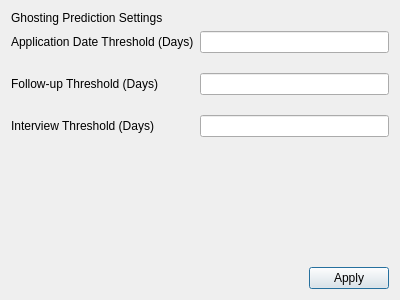
<?xml version="1.0" encoding="UTF-8"?>
<ui version="4.0">
 <class>AppSettingsWindow</class>
 <widget class="QDialog" name="AppSettingsWindow">
  <property name="geometry">
   <rect>
    <x>0</x>
    <y>0</y>
    <width>400</width>
    <height>300</height>
   </rect>
  </property>
  <property name="windowTitle">
   <string>Job Application Tracker Settings</string>
  </property>
  <layout class="QVBoxLayout" name="verticalLayout" stretch="0,0,1">
   <item>
    <widget class="QLabel" name="label_4">
     <property name="sizePolicy">
      <sizepolicy hsizetype="Preferred" vsizetype="Fixed">
       <horstretch>0</horstretch>
       <verstretch>0</verstretch>
      </sizepolicy>
     </property>
     <property name="text">
      <string>Ghosting Prediction Settings</string>
     </property>
    </widget>
   </item>
   <item>
    <widget class="QWidget" name="settingsWidget" native="true">
     <layout class="QFormLayout" name="formLayout">
      <property name="verticalSpacing">
       <number>20</number>
      </property>
      <property name="leftMargin">
       <number>0</number>
      </property>
      <property name="topMargin">
       <number>0</number>
      </property>
      <property name="rightMargin">
       <number>0</number>
      </property>
      <item row="0" column="0">
       <widget class="QLabel" name="label">
        <property name="text">
         <string>Application Date Threshold (Days)</string>
        </property>
       </widget>
      </item>
      <item row="0" column="1">
       <widget class="QLineEdit" name="appDateThresholdEdit"/>
      </item>
      <item row="1" column="0">
       <widget class="QLabel" name="label_2">
        <property name="text">
         <string>Follow-up Threshold (Days)</string>
        </property>
       </widget>
      </item>
      <item row="2" column="0">
       <widget class="QLabel" name="label_3">
        <property name="text">
         <string>Interview Threshold (Days)</string>
        </property>
       </widget>
      </item>
      <item row="1" column="1">
       <widget class="QLineEdit" name="followUpThresholdEdit"/>
      </item>
      <item row="2" column="1">
       <widget class="QLineEdit" name="interviewThresholdEdit"/>
      </item>
     </layout>
    </widget>
   </item>
   <item>
    <widget class="QDialogButtonBox" name="buttonBox">
     <property name="orientation">
      <enum>Qt::Orientation::Horizontal</enum>
     </property>
     <property name="standardButtons">
      <set>QDialogButtonBox::StandardButton::Apply</set>
     </property>
    </widget>
   </item>
  </layout>
 </widget>
 <resources/>
 <connections>
  <connection>
   <sender>buttonBox</sender>
   <signal>accepted()</signal>
   <receiver>AppSettingsWindow</receiver>
   <slot>accept()</slot>
   <hints>
    <hint type="sourcelabel">
     <x>248</x>
     <y>254</y>
    </hint>
    <hint type="destinationlabel">
     <x>157</x>
     <y>274</y>
    </hint>
   </hints>
  </connection>
  <connection>
   <sender>buttonBox</sender>
   <signal>rejected()</signal>
   <receiver>AppSettingsWindow</receiver>
   <slot>reject()</slot>
   <hints>
    <hint type="sourcelabel">
     <x>316</x>
     <y>260</y>
    </hint>
    <hint type="destinationlabel">
     <x>286</x>
     <y>274</y>
    </hint>
   </hints>
  </connection>
 </connections>
</ui>
